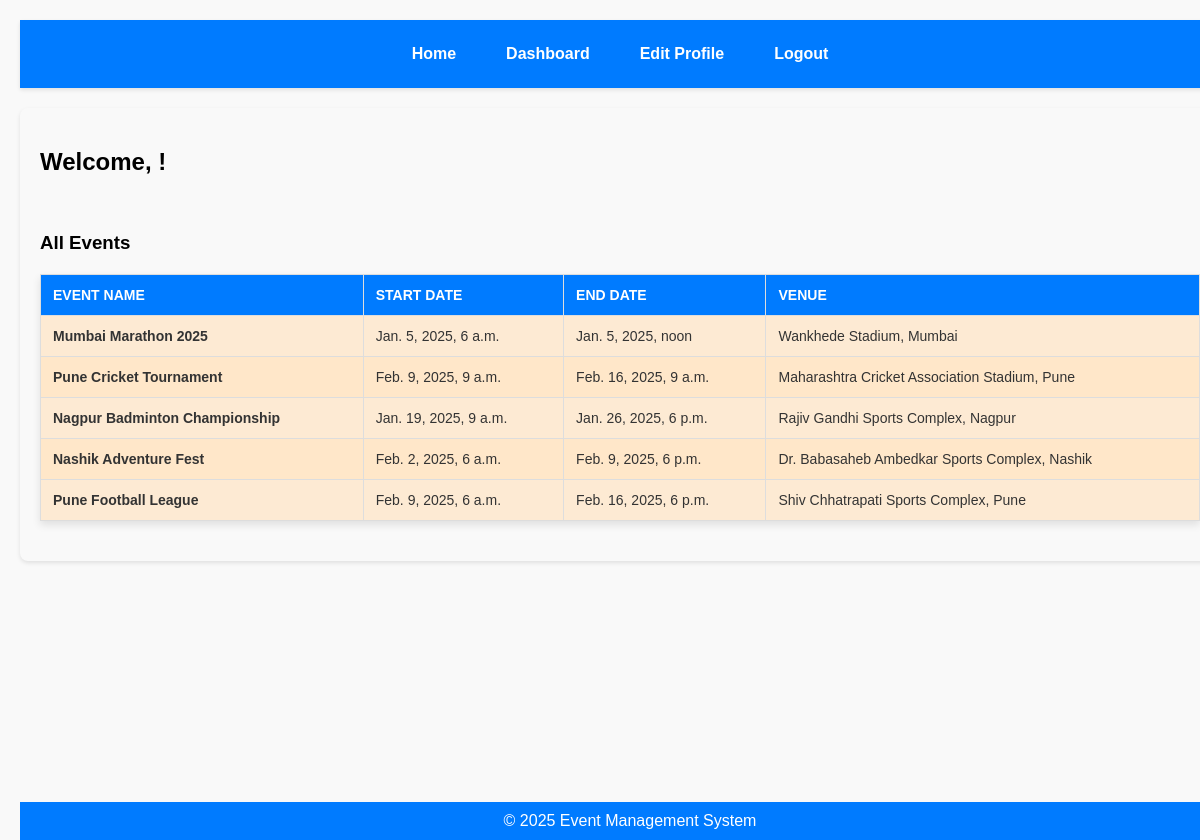
Before: /events/dashboard/event-organizer/ with the older database file.
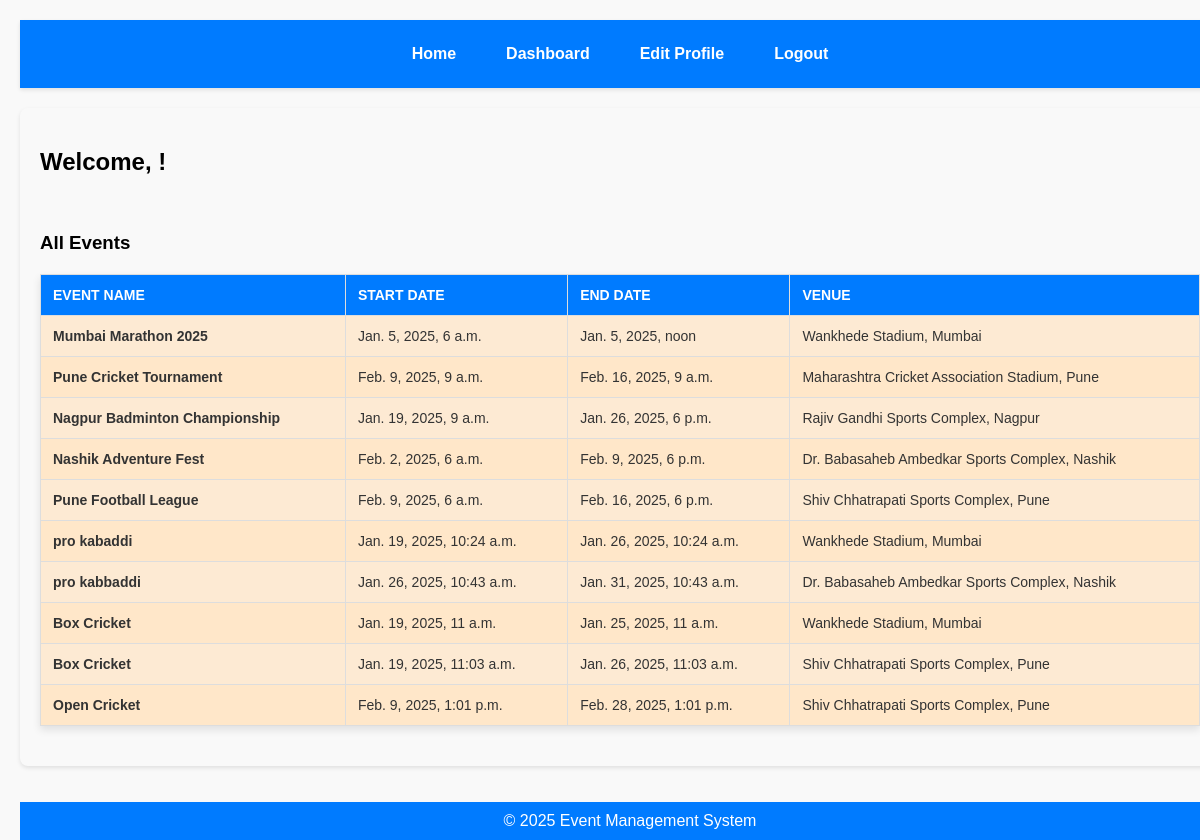
After: the same page with the newer database file.
### events/models.py (models this page shows, shortened)
class Event(models.Model):
    name = models.CharField(max_length=200)
    description = models.TextField()
    start_date = models.DateTimeField()
    end_date = models.DateTimeField()
    venue = models.ForeignKey(Venue, on_delete=models.CASCADE)
    organizer = models.ForeignKey(Organizer, on_delete=models.CASCADE,related_name='events')
    registration_fee = models.DecimalField(max_digits=10, decimal_places=2, default=0.0)
    ticket_price = models.DecimalField(max_digits=10, decimal_places=2, default=0.0)
    is_active = models.BooleanField(default=True)
    def __str__(self):
        return self.name

class Venue(models.Model):
    name = models.CharField(max_length=255)
    address = models.TextField()
    capacity = models.PositiveIntegerField()
    def __str__(self):
        return self.name

### events/views.py (the view)
# urls.py: path('dashboard/event-organizer/', views.event_organizer_dashboard, name='event_organizer_dashboard'),
def event_organizer_dashboard(request):
    events = Event.objects.all()
    print(events)
    return render(request, 'dashboard/event_organizer_dashboard.html', {
        'title': 'Event Organizer Dashboard','events' : events
    })

### events/templates/dashboard/event_organizer_dashboard.html (shortened to what this page needs)
{% extends 'base.html' %}
{% block content %}
<h2><span class="highlighted-text">Welcome, {{ user.first_name }}!</span></h2><br><br><br>
<h3>All Events</h3>
<table>
    <thead>
        <tr>
            <th>Event Name</th>
            <th>Start Date</th>
            <th>End Date</th>
            <th>Venue</th>
        </tr>
    </thead>
    <tbody>
        {% for event in events %}
        <tr>
            <td>{{ event.name }}</td>
            <td>{{ event.start_date }}</td>
            <td>{{ event.end_date }}</td>
            <td>{{ event.venue }}</td>
        </tr>
        {% empty %}
        <tr>
            <td colspan="4">No events available.</td>
        </tr>
        {% endfor %}
    </tbody>
</table>
{% endblock %}

### events/templates/base.html (shortened to what this page needs)
<!DOCTYPE html>
<html lang="en">
<head>
</head>
<body>
    <header>
        <nav>
            <a href="{% url 'event_organizer_dashboard' %}">Home</a>
            <a href="{% url 'organizer_dashboard' %}">Dashboard</a>
            <a href="{% url 'edit_profile' %}">Edit Profile</a>
            <a href="{% url 'homepage' %}">Logout</a>
        </nav>
    </header>
    <main>
        {% block content %}
        {% endblock %}
    </main>
    <footer>
        <p>&copy; 2025 Event Management System</p>
    </footer>
</body>
</html>

### events/templates/base.html (style rules this page uses)
body { font-family: Arial, sans-serif; margin: 0; padding: 0; background-color: #f4f4f9; color: #333; }
header { background-color: #007bff; color: #fff; padding: 15px 0; box-shadow: 0 2px 4px rgba(0, 0, 0, 0.1); }
nav { display: flex; justify-content: center; gap: 20px; }
nav a { color: #fff; text-decoration: none; font-weight: bold; padding: 10px 15px; border-radius: 5px; transition: background-color 0.3s ease; }
main { padding: 20px; max-width: 1200px; margin: 20px auto; background-color: transparent; box-shadow: 0 2px 4px rgba(0, 0, 0, 0.1); border-radius: 8px; }
footer { text-align: center; padding: 10px; background-color: #007bff; color: #fff; position: fixed; bottom: 0; width: 100%; }
footer p { margin: 0; }

### events/templates/dashboard/event_organizer_dashboard.html (style rules this page uses)
body { font-family: Arial, sans-serif; background-color: #f9f9f9; margin: 20px; background-image: url("https://i.pinimg.com/736x/72/75/2f/72752f5719a50f923ecc500d8138d343.jpg"); background-size: cover; background-position: center; background-repeat: no-repeat; height: 100vh; width: 100%; overflow: auto; background-attachment: fixed; }
h2, h3 { color: black; }
h2 { text-align: center; margin-bottom: 20px; text-rendering: auto; text-shadow: #333; display: inline-block; }
h3 { margin-top: 20px; color: black; border-radius: 5px; display: inline; }
table { width: 100%; border-collapse: collapse; margin: 20px 0; background-color: rgba(255, 228, 196, 0.7); box-shadow: 0px 4px 8px rgba(0, 0, 0, 0.1); }
table th, table td { border: 1px solid #ddd; padding: 12px; text-align: left; }
table th { background-color: #007bff; color: white; text-transform: uppercase; font-size: 14px; }
table tr:nth-child(even) { background-color: rgba(255, 228, 196, 0.7); }
table td { font-size: 14px; color: #333; }
table td:first-child { font-weight: bold; }

Changed rows visible on the page:
added Event: name "pro kabaddi", start_date "Jan. 19, 2025, 10:24 a.m.", end_date "Jan. 26, 2025, 10:24 a.m.", venue "Wankhede Stadium, Mumbai"
added Event: name "pro kabbaddi", start_date "Jan. 26, 2025, 10:43 a.m.", end_date "Jan. 31, 2025, 10:43 a.m.", venue "Dr. Babasaheb Ambedkar Sports Complex, Nashik"
added Event: name "Box Cricket", start_date "Jan. 19, 2025, 11 a.m.", end_date "Jan. 25, 2025, 11 a.m.", venue "Wankhede Stadium, Mumbai"
added Event: name "Box Cricket", start_date "Jan. 19, 2025, 11:03 a.m.", end_date "Jan. 26, 2025, 11:03 a.m.", venue "Shiv Chhatrapati Sports Complex, Pune"
added Event: name "Open Cricket", start_date "Feb. 9, 2025, 1:01 p.m.", end_date "Feb. 28, 2025, 1:01 p.m.", venue "Shiv Chhatrapati Sports Complex, Pune"
